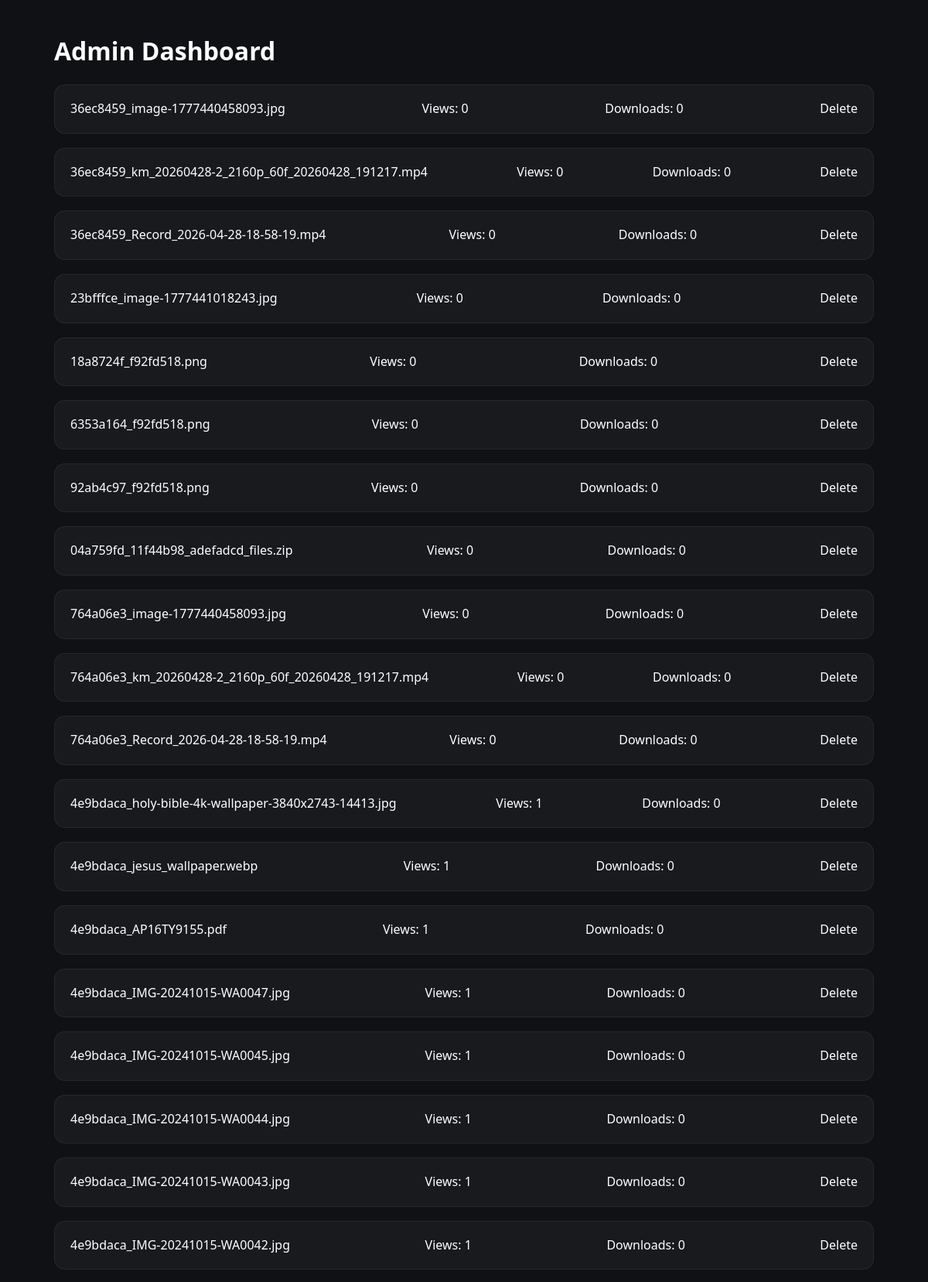
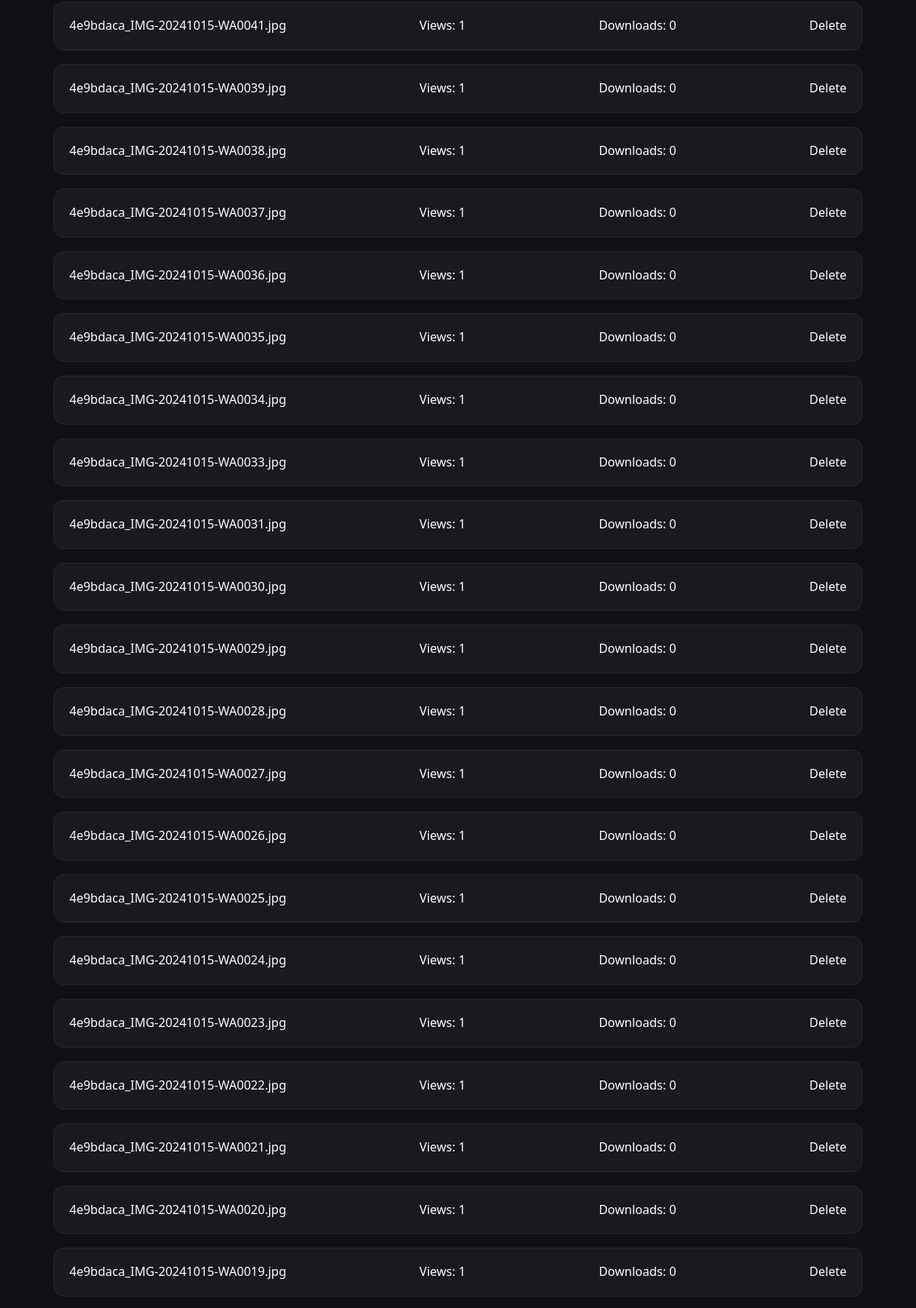
The page /admin (upper part) on the database its author committed (2 pictures, top to bottom).
### app.py (models this page shows)
class Upload(db.Model):
    id = db.Column(db.Integer, primary_key=True)
    code = db.Column(db.String(100))
    filename = db.Column(db.String(300))
    password = db.Column(db.String(100), nullable=True)
    expiry_days = db.Column(db.Integer, default=0)
    created_at = db.Column(db.DateTime, default=datetime.utcnow)
    views = db.Column(db.Integer, default=0)
    downloads = db.Column(db.Integer, default=0)

### app.py (the view)
@app.route("/admin")
def admin():
    uploads = Upload.query.order_by(
        Upload.created_at.desc()
    ).all()
    return render_template(
        "admin.html",
        uploads=uploads
    )

### templates/admin.html (shortened to what this page needs)
<!DOCTYPE html>
<html>
<head>
<link rel="stylesheet" href="{{ url_for('static', filename='style.css') }}">
</head>
<body>
<div class="container">
<h1>Admin Dashboard</h1>
{% for item in uploads %}
<div class="file-card">
<p>{{ item.filename }}</p>
<p>Views: {{ item.views }}</p>
<p>Downloads: {{ item.downloads }}</p>
<a href="/delete/{{ item.id }}">Delete</a>
</div>
{% endfor %}
</div>
</body>
</html>

### static/style.css (style rules this page uses)
* { margin: 0; padding: 0; box-sizing: border-box; }
body { font-family: "Segoe UI", sans-serif; background: #0f1115; color: #ffffff; min-height: 100vh; line-height: 1.6; }
.container { width: 92%; max-width: 1100px; margin: auto; padding: 40px 20px; }
.file-card { display: flex; justify-content: space-between; align-items: center; gap: 15px; flex-wrap: wrap; padding: 18px 20px; margin-top: 18px; border-radius: 14px; background: rgba(255,255,255,0.04); border: 1px solid rgba(255,255,255,0.06); }
a { color: white; text-decoration: none; }

### rows shown on the page
Upload: filename "36ec8459_image-1777440458093.jpg", views "0", downloads "0"
Upload: filename "36ec8459_km_20260428-2_2160p_60f_20260428_191217.mp4", views "0", downloads "0"
Upload: filename "36ec8459_Record_2026-04-28-18-58-19.mp4", views "0", downloads "0"
Upload: filename "23bfffce_image-1777441018243.jpg", views "0", downloads "0"
Upload: filename "18a8724f_f92fd518.png", views "0", downloads "0"
Upload: filename "6353a164_f92fd518.png", views "0", downloads "0"
Upload: filename "92ab4c97_f92fd518.png", views "0", downloads "0"
Upload: filename "04a759fd_11f44b98_adefadcd_files.zip", views "0", downloads "0"
Upload: filename "764a06e3_image-1777440458093.jpg", views "0", downloads "0"
Upload: filename "764a06e3_km_20260428-2_2160p_60f_20260428_191217.mp4", views "0", downloads "0"
Upload: filename "764a06e3_Record_2026-04-28-18-58-19.mp4", views "0", downloads "0"
Upload: filename "4e9bdaca_holy-bible-4k-wallpaper-3840x2743-14413.jpg", views "1", downloads "0"
Upload: filename "4e9bdaca_jesus_wallpaper.webp", views "1", downloads "0"
Upload: filename "4e9bdaca_AP16TY9155.pdf", views "1", downloads "0"
Upload: filename "4e9bdaca_IMG-20241015-WA0047.jpg", views "1", downloads "0"
Upload: filename "4e9bdaca_IMG-20241015-WA0045.jpg", views "1", downloads "0"
Upload: filename "4e9bdaca_IMG-20241015-WA0044.jpg", views "1", downloads "0"
Upload: filename "4e9bdaca_IMG-20241015-WA0043.jpg", views "1", downloads "0"
Upload: filename "4e9bdaca_IMG-20241015-WA0042.jpg", views "1", downloads "0"
Upload: filename "4e9bdaca_IMG-20241015-WA0041.jpg", views "1", downloads "0"
Upload: filename "4e9bdaca_IMG-20241015-WA0039.jpg", views "1", downloads "0"
Upload: filename "4e9bdaca_IMG-20241015-WA0038.jpg", views "1", downloads "0"
Upload: filename "4e9bdaca_IMG-20241015-WA0037.jpg", views "1", downloads "0"
Upload: filename "4e9bdaca_IMG-20241015-WA0036.jpg", views "1", downloads "0"
Upload: filename "4e9bdaca_IMG-20241015-WA0035.jpg", views "1", downloads "0"
Upload: filename "4e9bdaca_IMG-20241015-WA0034.jpg", views "1", downloads "0"
Upload: filename "4e9bdaca_IMG-20241015-WA0033.jpg", views "1", downloads "0"
Upload: filename "4e9bdaca_IMG-20241015-WA0031.jpg", views "1", downloads "0"
Upload: filename "4e9bdaca_IMG-20241015-WA0030.jpg", views "1", downloads "0"
Upload: filename "4e9bdaca_IMG-20241015-WA0029.jpg", views "1", downloads "0"
Upload: filename "4e9bdaca_IMG-20241015-WA0028.jpg", views "1", downloads "0"
Upload: filename "4e9bdaca_IMG-20241015-WA0027.jpg", views "1", downloads "0"
Upload: filename "4e9bdaca_IMG-20241015-WA0026.jpg", views "1", downloads "0"
Upload: filename "4e9bdaca_IMG-20241015-WA0025.jpg", views "1", downloads "0"
Upload: filename "4e9bdaca_IMG-20241015-WA0024.jpg", views "1", downloads "0"
Upload: filename "4e9bdaca_IMG-20241015-WA0023.jpg", views "1", downloads "0"
Upload: filename "4e9bdaca_IMG-20241015-WA0022.jpg", views "1", downloads "0"
Upload: filename "4e9bdaca_IMG-20241015-WA0021.jpg", views "1", downloads "0"
Upload: filename "4e9bdaca_IMG-20241015-WA0020.jpg", views "1", downloads "0"
Upload: filename "4e9bdaca_IMG-20241015-WA0019.jpg", views "1", downloads "0"
